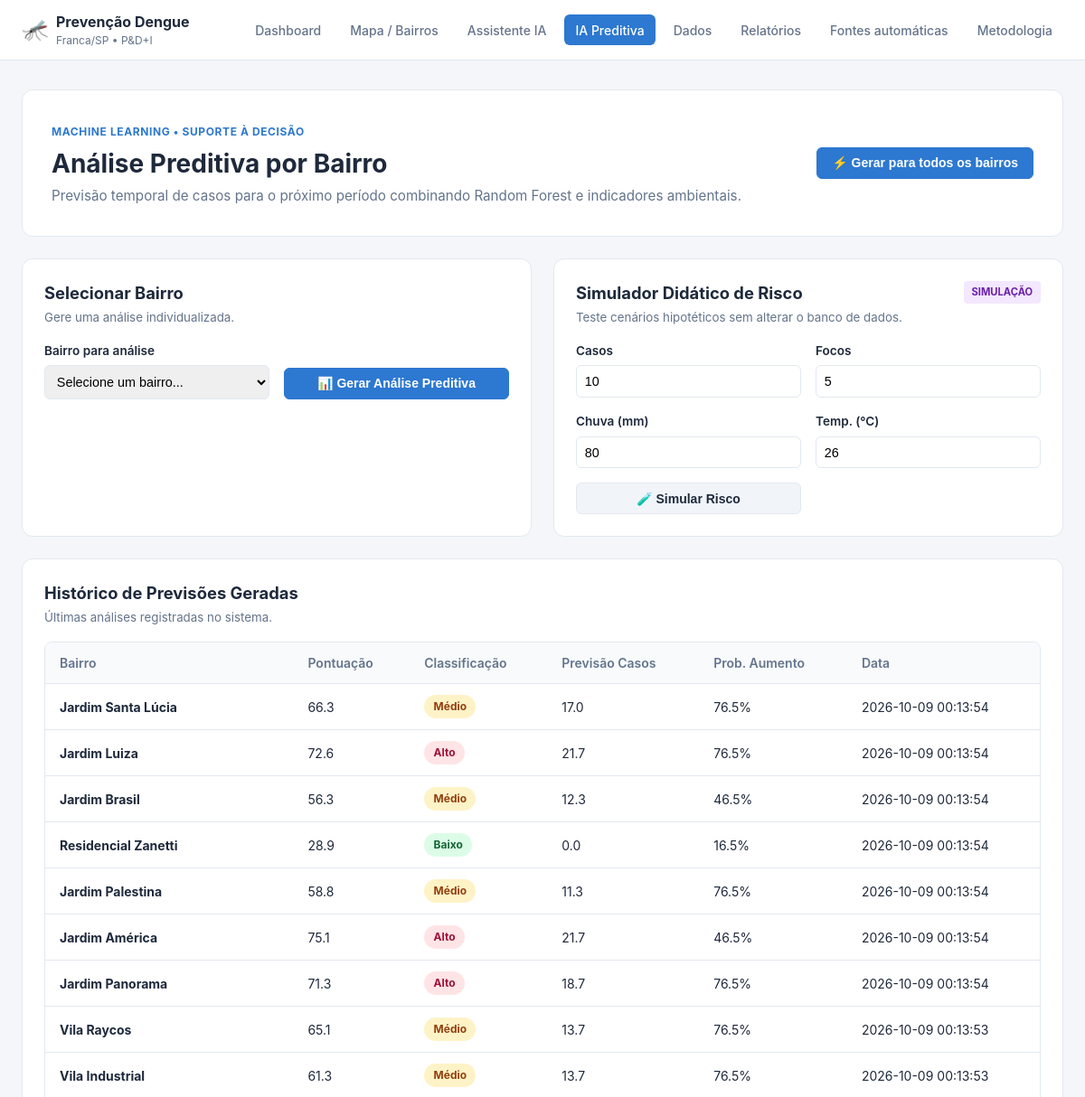
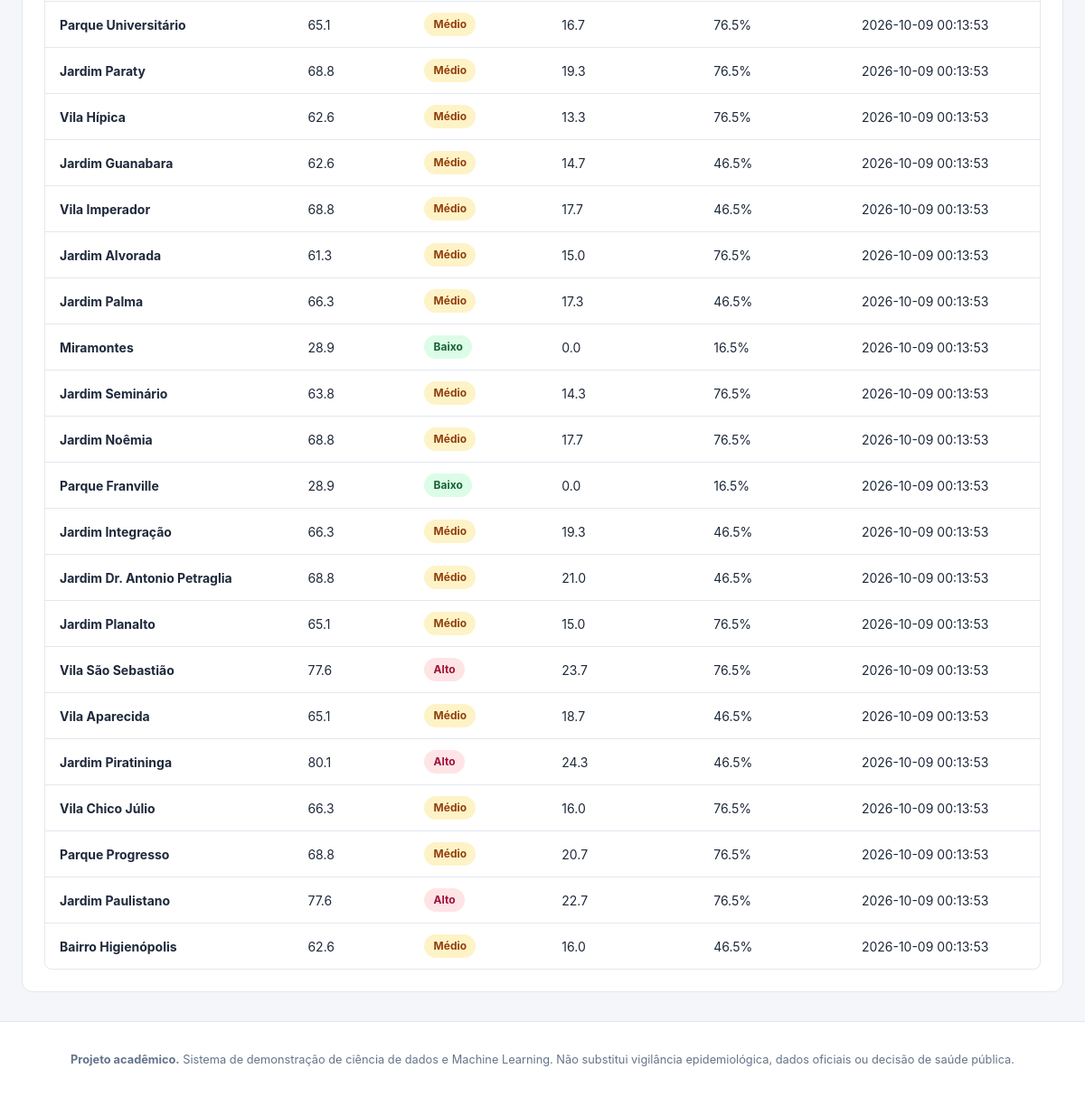
Screenshot of /previsao with the database file from the repository (2 pictures, top to bottom).
### tables this page shows
CREATE TABLE previsoes (
            id INTEGER PRIMARY KEY AUTOINCREMENT,
            bairro_id INTEGER NOT NULL,
            data_previsao TEXT DEFAULT CURRENT_TIMESTAMP,
            pontuacao_risco REAL NOT NULL,
            classificacao TEXT NOT NULL,
            fatores_principais TEXT,
            metodo TEXT,
            mae_modelo REAL,
            rmse_modelo REAL,
            r2_modelo REAL,
            mae_teste REAL,
            rmse_teste REAL,
            r2_teste REAL,
            registro_referencia_id INTEGER,
            previsao_casos REAL,
            limite_inferior REAL,
            limite_superior REAL,
            probabilidade_aumento REAL,
            horizonte_periodos INTEGER DEFAULT 1,
            observacao TEXT,
            FOREIGN KEY (bairro_id) REFERENCES bairros(id) ON DELETE CASCADE
        );

CREATE TABLE bairros (
            id INTEGER PRIMARY KEY AUTOINCREMENT,
            nome TEXT NOT NULL UNIQUE,
            populacao INTEGER
        , codigo_ibge_bairro TEXT, latitude REAL, longitude REAL, populacao_origem TEXT DEFAULT 'manual', geometria_origem TEXT);

### app.py (the view, shortened to what this page needs)
@app.route("/previsao", methods=["GET", "POST"])
def previsao():
    conn = get_db()
    bairros = conn.execute("SELECT * FROM bairros ORDER BY nome").fetchall()
    resultado = None
    bairro_selecionado = None
    historico = conn.execute("""
        SELECT p.*, b.nome bairro_nome FROM previsoes p
        JOIN bairros b ON b.id=p.bairro_id ORDER BY p.id DESC LIMIT 30
    """).fetchall()
    avaliacao = None
    cache = treinar_modelo_temporal(conn)
    return render_template("previsao.html", bairros=bairros, resultado=resultado,
                           bairro_selecionado=bairro_selecionado, historico=historico, avaliacao=avaliacao)

### app.py (called while the page is built, shortened)
def _configurar_conexao(conn):
    conn.row_factory = sqlite3.Row
    conn.execute(f"PRAGMA busy_timeout = {SQLITE_BUSY_TIMEOUT_MS}")
    conn.execute("PRAGMA foreign_keys = ON")
    try:
        conn.execute("PRAGMA journal_mode = WAL")
    except sqlite3.DatabaseError:
        pass
    return conn

def get_db():
    if "db" not in g:
        g.db = _configurar_conexao(sqlite3.connect(DB_PATH, timeout=30))
    return g.db

@app.teardown_appcontext
def fechar_db(exception=None):
    db = g.pop("db", None)
    if db is not None:
        db.close()

@app.context_processor
def contexto_global():
    def csrf_token():
        token = session.get("_csrf")
        if not token:
            token = secrets.token_urlsafe(32)
            session["_csrf"] = token
        return token
    return {"csrf_token": csrf_token, "status_origem_foco": status_origem_foco}

@app.before_request
def proteger_post():
    if request.method != "POST":
        return

def treinar_modelo_temporal(conn, force=False):
    ultima_mod = conn.execute("SELECT MAX(data_cadastro) FROM dados_historicos").fetchone()[0]
    with _MODEL_LOCK:
        cache_pronto = (
            not force
            and _MODEL_CACHE.get("versao") == MODELO_VERSAO
            and _MODEL_CACHE.get("timestamp") == ultima_mod
            and _MODEL_CACHE.get("df") is not None
        )
        if cache_pronto:
            return _MODEL_CACHE

### templates/previsao.html (shortened to what this page needs)
{% extends "base.html" %}
{% block conteudo %}
<section class="hero">
  <div>
    <span class="eyebrow">MACHINE LEARNING • SUPORTE À DECISÃO</span>
    <h1>Análise Preditiva por Bairro</h1>
    <p class="subtitulo">Previsão temporal de casos para o próximo período combinando Random Forest e indicadores ambientais.</p>
  </div>
  <div class="hero-acoes">
    <form action="{{ url_for('gerar_todas_previsoes') }}" method="post">
      <button class="botao botao-primario" type="submit">⚡ Gerar para todos os bairros</button>
    </form>
  </div>
</section>
<section class="grid-2">
  <div class="painel">
    <div class="painel-cabecalho">
      <div>
        <h2>Selecionar Bairro</h2>
        <small>Gere uma análise individualizada.</small>
      </div>
    </div>
    <form method="post" action="{{ url_for('previsao') }}" class="formulario formulario-grid">
      <label>Bairro para análise
        <select name="bairro_id" required>
          <option value="">Selecione um bairro...</option>
        </select>
      </label>
      <button class="botao botao-primario" type="submit">📊 Gerar Análise Preditiva</button>
    </form>
  </div>
  <div class="painel">
    <div class="painel-cabecalho">
      <div>
        <h2>Simulador Didático de Risco</h2>
        <small>Teste cenários hipotéticos sem alterar o banco de dados.</small>
      </div>
      <span class="tag tag-roxo">Simulação</span>
    </div>
    <form onsubmit="return simularRisco(event)" class="formulario formulario-grid">
      <label>Casos<input type="number" id="simCasos" min="0" value="10"></label>
      <label>Focos<input type="number" id="simFocos" min="0" value="5"></label>
      <label>Chuva (mm)<input type="number" id="simChuva" min="0" value="80"></label>
      <label>Temp. (°C)<input type="number" id="simTemp" min="-10" max="50" value="26"></label>
      <button class="botao botao-secundario" type="submit">🧪 Simular Risco</button>
    </form>
  </div>
</section>
<section class="painel">
  <div class="painel-cabecalho">
    <div>
      <h2>Histórico de Previsões Geradas</h2>
      <small>Últimas análises registradas no sistema.</small>
    </div>
  </div>
  <div class="tabela-scroll">
    <table class="tabela tabela-compacta">
      <thead>
        <tr>
          <th>Bairro</th>
          <th>Pontuação</th>
          <th>Classificação</th>
          <th>Previsão Casos</th>
          <th>Prob. Aumento</th>
          <th>Data</th>
        </tr>
      </thead>
      <tbody>
        {% for item in historico %}
        <tr>
          <td><strong>{{ item.bairro_nome }}</strong></td>
          <td>{{ '%.1f'|format(item.pontuacao_risco) if item.pontuacao_risco is not none else '—' }}</td>
          <td><span class="selo selo-{{ 'vermelho' if item.classificacao == 'Alto' else ('amarelo' if item.classificacao == 'Médio' else 'verde') }}">{{ item.classificacao }}</span></td>
          <td>{{ '%.1f'|format(item.previsao_casos) if item.previsao_casos is not none else '—' }}</td>
          <td>{{ '%.1f'|format(item.probabilidade_aumento * 100) if item.probabilidade_aumento is not none else '—' }}%</td>
          <td>{{ item.data_previsao }}</td>
        </tr>
        {% else %}
        <tr>
          <td colspan="6" class="vazio">Nenhuma previsão gerada ainda.</td>
        </tr>
        {% endfor %}
      </tbody>
    </table>
  </div>
</section>
{% endblock %}

### static/style.css (style rules this page uses)
:root { --primary: #2d78d0; --primary-dark: #1e5cb3; --bg-color: #f4f6f9; --card-bg: #ffffff; --text-main: #1e293b; --text-muted: #64748b; --border-color: #e2e8f0; --red: #e11d48; --yellow: #d97706; --green: #16a34a; --blue: #2563eb; --purple: #7c3aed; --orange: #ea580c; }
* { box-sizing: border-box; margin: 0; padding: 0; }
body { font-family: -apple-system, BlinkMacSystemFont, "Segoe UI", Roboto, Helvetica, Arial, sans-serif; background-color: var(--bg-color); color: var(--text-main); line-height: 1.5; }
.grid-2 { display: grid; grid-template-columns: repeat(auto-fit, minmax(320px, 1fr)); gap: 1.5rem; }
.hero { background: #ffffff; border: 1px solid var(--border-color); border-radius: 12px; padding: 2rem; display: flex; justify-content: space-between; align-items: center; gap: 1.5rem; flex-wrap: wrap; }
.eyebrow { font-size: 0.75rem; font-weight: 700; color: var(--primary); letter-spacing: 0.05em; text-transform: uppercase; }
.hero h1 { font-size: 1.75rem; margin: 0.25rem 0; color: var(--text-main); }
.subtitulo { color: var(--text-muted); font-size: 0.95rem; }
.hero-acoes { display: flex; align-items: center; gap: 0.5rem; flex-wrap: wrap; }
.hero-acoes form { display: inline-flex; margin: 0; }
.painel { background: #ffffff; border: 1px solid var(--border-color); border-radius: 12px; padding: 1.5rem; }
.painel-cabecalho { display: flex; justify-content: space-between; align-items: flex-start; margin-bottom: 1rem; flex-wrap: wrap; gap: 1rem; }
.painel-cabecalho h2 { font-size: 1.15rem; color: var(--text-main); }
.painel-cabecalho small { color: var(--text-muted); display: block; margin-top: 0.2rem; }
.botao { display: inline-flex; align-items: center; justify-content: center; padding: 0.53rem 1rem; font-size: 0.875rem; font-weight: 600; border-radius: 6px; border: 1px solid var(--border-color); background: #ffffff; color: var(--text-main); cursor: pointer; text-decoration: none; transition: background 0.2s; }
.botao-primario { background: var(--primary); color: #ffffff; border-color: var(--primary); }
.botao-secundario { background: #f1f5f9; }
.tag { display: inline-block; padding: 0.25rem 0.55rem; font-size: 0.7rem; font-weight: 700; border-radius: 4px; text-transform: uppercase; white-space: nowrap; width: fit-content; }
.tag-roxo { background: #f3e8ff; color: #6b21a8; }
.selo { display: inline-block; padding: 0.25rem 0.65rem; border-radius: 9999px; font-size: 0.75rem; font-weight: 700; white-space: nowrap; }
.selo-vermelho { background: #ffe4e6; color: #9f1239; }
.selo-amarelo { background: #fef3c7; color: #92400e; }
.selo-verde { background: #dcfce7; color: #166534; }
.tabela-scroll { overflow-x: auto; border-radius: 8px; border: 1px solid var(--border-color); }
.tabela { width: 100%; border-collapse: collapse; text-align: left; font-size: 0.875rem; white-space: nowrap; }
.tabela th, .tabela td { padding: 0.75rem 1rem; border-bottom: 1px solid var(--border-color); }
.tabela th { background: #f8fafc; color: var(--text-muted); font-weight: 600; }
.tabela tr:last-child td { border-bottom: none; }
.formulario-grid { display: grid; grid-template-columns: repeat(auto-fit, minmax(200px, 1fr)); gap: 1rem; align-items: end; }
.formulario label { display: flex; flex-direction: column; gap: 0.4rem; font-size: 0.85rem; font-weight: 600; width: 100%; }
.formulario input, .formulario select { padding: 0.55rem; border: 1px solid var(--border-color); border-radius: 6px; font-size: 0.9rem; width: 100%; }

### rows the page displays
previsoes: bairro_nome "Jardim Santa Lúcia", pontuacao_risco "66.3", classificacao "Médio", previsao_casos "17.0", probabilidade_aumento "76.5", data_previsao "2026-10-09 00:13:54"
previsoes: bairro_nome "Jardim Luiza", pontuacao_risco "72.6", classificacao "Alto", previsao_casos "21.7", probabilidade_aumento "76.5", data_previsao "2026-10-09 00:13:54"
previsoes: bairro_nome "Jardim Brasil", pontuacao_risco "56.3", classificacao "Médio", previsao_casos "12.3", probabilidade_aumento "46.5", data_previsao "2026-10-09 00:13:54"
previsoes: bairro_nome "Residencial Zanetti", pontuacao_risco "28.9", classificacao "Baixo", previsao_casos "0.0", probabilidade_aumento "16.5", data_previsao "2026-10-09 00:13:54"
previsoes: bairro_nome "Jardim Palestina", pontuacao_risco "58.8", classificacao "Médio", previsao_casos "11.3", probabilidade_aumento "76.5", data_previsao "2026-10-09 00:13:54"
previsoes: bairro_nome "Jardim América", pontuacao_risco "75.1", classificacao "Alto", previsao_casos "21.7", probabilidade_aumento "46.5", data_previsao "2026-10-09 00:13:54"
previsoes: bairro_nome "Jardim Panorama", pontuacao_risco "71.3", classificacao "Alto", previsao_casos "18.7", probabilidade_aumento "76.5", data_previsao "2026-10-09 00:13:54"
previsoes: bairro_nome "Vila Raycos", pontuacao_risco "65.1", classificacao "Médio", previsao_casos "13.7", probabilidade_aumento "76.5", data_previsao "2026-10-09 00:13:53"
previsoes: bairro_nome "Vila Industrial", pontuacao_risco "61.3", classificacao "Médio", previsao_casos "13.7", probabilidade_aumento "76.5", data_previsao "2026-10-09 00:13:53"
previsoes: bairro_nome "Parque Universitário", pontuacao_risco "65.1", classificacao "Médio", previsao_casos "16.7", probabilidade_aumento "76.5", data_previsao "2026-10-09 00:13:53"
previsoes: bairro_nome "Jardim Paraty", pontuacao_risco "68.8", classificacao "Médio", previsao_casos "19.3", probabilidade_aumento "76.5", data_previsao "2026-10-09 00:13:53"
previsoes: bairro_nome "Vila Hípica", pontuacao_risco "62.6", classificacao "Médio", previsao_casos "13.3", probabilidade_aumento "76.5", data_previsao "2026-10-09 00:13:53"
previsoes: bairro_nome "Jardim Guanabara", pontuacao_risco "62.6", classificacao "Médio", previsao_casos "14.7", probabilidade_aumento "46.5", data_previsao "2026-10-09 00:13:53"
previsoes: bairro_nome "Vila Imperador", pontuacao_risco "68.8", classificacao "Médio", previsao_casos "17.7", probabilidade_aumento "46.5", data_previsao "2026-10-09 00:13:53"
previsoes: bairro_nome "Jardim Alvorada", pontuacao_risco "61.3", classificacao "Médio", previsao_casos "15.0", probabilidade_aumento "76.5", data_previsao "2026-10-09 00:13:53"
previsoes: bairro_nome "Jardim Palma", pontuacao_risco "66.3", classificacao "Médio", previsao_casos "17.3", probabilidade_aumento "46.5", data_previsao "2026-10-09 00:13:53"
previsoes: bairro_nome "Miramontes", pontuacao_risco "28.9", classificacao "Baixo", previsao_casos "0.0", probabilidade_aumento "16.5", data_previsao "2026-10-09 00:13:53"
previsoes: bairro_nome "Jardim Seminário", pontuacao_risco "63.8", classificacao "Médio", previsao_casos "14.3", probabilidade_aumento "76.5", data_previsao "2026-10-09 00:13:53"
previsoes: bairro_nome "Jardim Noêmia", pontuacao_risco "68.8", classificacao "Médio", previsao_casos "17.7", probabilidade_aumento "76.5", data_previsao "2026-10-09 00:13:53"
previsoes: bairro_nome "Parque Franville", pontuacao_risco "28.9", classificacao "Baixo", previsao_casos "0.0", probabilidade_aumento "16.5", data_previsao "2026-10-09 00:13:53"
previsoes: bairro_nome "Jardim Integração", pontuacao_risco "66.3", classificacao "Médio", previsao_casos "19.3", probabilidade_aumento "46.5", data_previsao "2026-10-09 00:13:53"
previsoes: bairro_nome "Jardim Dr. Antonio Petraglia", pontuacao_risco "68.8", classificacao "Médio", previsao_casos "21.0", probabilidade_aumento "46.5", data_previsao "2026-10-09 00:13:53"
previsoes: bairro_nome "Jardim Planalto", pontuacao_risco "65.1", classificacao "Médio", previsao_casos "15.0", probabilidade_aumento "76.5", data_previsao "2026-10-09 00:13:53"
previsoes: bairro_nome "Vila São Sebastião", pontuacao_risco "77.6", classificacao "Alto", previsao_casos "23.7", probabilidade_aumento "76.5", data_previsao "2026-10-09 00:13:53"
previsoes: bairro_nome "Vila Aparecida", pontuacao_risco "65.1", classificacao "Médio", previsao_casos "18.7", probabilidade_aumento "46.5", data_previsao "2026-10-09 00:13:53"
previsoes: bairro_nome "Jardim Piratininga", pontuacao_risco "80.1", classificacao "Alto", previsao_casos "24.3", probabilidade_aumento "46.5", data_previsao "2026-10-09 00:13:53"
previsoes: bairro_nome "Vila Chico Júlio", pontuacao_risco "66.3", classificacao "Médio", previsao_casos "16.0", probabilidade_aumento "76.5", data_previsao "2026-10-09 00:13:53"
previsoes: bairro_nome "Parque Progresso", pontuacao_risco "68.8", classificacao "Médio", previsao_casos "20.7", probabilidade_aumento "76.5", data_previsao "2026-10-09 00:13:53"
previsoes: bairro_nome "Jardim Paulistano", pontuacao_risco "77.6", classificacao "Alto", previsao_casos "22.7", probabilidade_aumento "76.5", data_previsao "2026-10-09 00:13:53"
previsoes: bairro_nome "Bairro Higienópolis", pontuacao_risco "62.6", classificacao "Médio", previsao_casos "16.0", probabilidade_aumento "46.5", data_previsao "2026-10-09 00:13:53"
